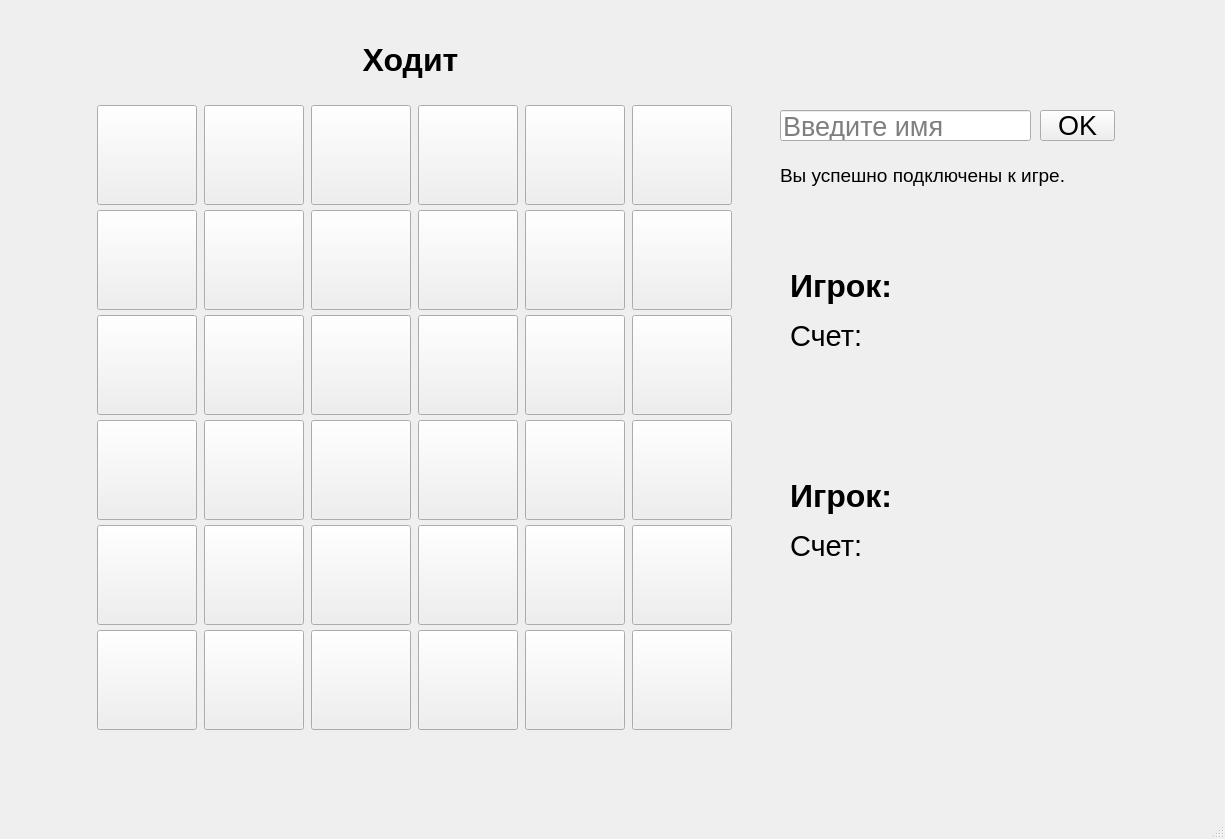
<?xml version="1.0" encoding="UTF-8"?>
<ui version="4.0">
 <class>MainWindow</class>
 <widget class="QMainWindow" name="MainWindow">
  <property name="geometry">
   <rect>
    <x>0</x>
    <y>0</y>
    <width>1225</width>
    <height>839</height>
   </rect>
  </property>
  <property name="baseSize">
   <size>
    <width>100</width>
    <height>100</height>
   </size>
  </property>
  <property name="windowTitle">
   <string>MainWindow</string>
  </property>
  <property name="styleSheet">
   <string notr="true"/>
  </property>
  <widget class="QWidget" name="centralwidget">
   <widget class="QWidget" name="gridLayoutWidget">
    <property name="geometry">
     <rect>
      <x>90</x>
      <y>100</y>
      <width>651</width>
      <height>641</height>
     </rect>
    </property>
    <layout class="QGridLayout" name="gridLayout">
     <property name="spacing">
      <number>0</number>
     </property>
     <item row="2" column="3">
      <widget class="QPushButton" name="pushButton_21">
       <property name="sizePolicy">
        <sizepolicy hsizetype="Fixed" vsizetype="Fixed">
         <horstretch>0</horstretch>
         <verstretch>0</verstretch>
        </sizepolicy>
       </property>
       <property name="minimumSize">
        <size>
         <width>100</width>
         <height>100</height>
        </size>
       </property>
       <property name="baseSize">
        <size>
         <width>100</width>
         <height>100</height>
        </size>
       </property>
       <property name="cursor">
        <cursorShape>PointingHandCursor</cursorShape>
       </property>
       <property name="text">
        <string/>
       </property>
      </widget>
     </item>
     <item row="5" column="1">
      <widget class="QPushButton" name="pushButton_12">
       <property name="sizePolicy">
        <sizepolicy hsizetype="Fixed" vsizetype="Fixed">
         <horstretch>0</horstretch>
         <verstretch>0</verstretch>
        </sizepolicy>
       </property>
       <property name="minimumSize">
        <size>
         <width>100</width>
         <height>100</height>
        </size>
       </property>
       <property name="baseSize">
        <size>
         <width>100</width>
         <height>100</height>
        </size>
       </property>
       <property name="cursor">
        <cursorShape>PointingHandCursor</cursorShape>
       </property>
       <property name="text">
        <string/>
       </property>
      </widget>
     </item>
     <item row="1" column="2">
      <widget class="QPushButton" name="pushButton_14">
       <property name="sizePolicy">
        <sizepolicy hsizetype="Fixed" vsizetype="Fixed">
         <horstretch>0</horstretch>
         <verstretch>0</verstretch>
        </sizepolicy>
       </property>
       <property name="minimumSize">
        <size>
         <width>100</width>
         <height>100</height>
        </size>
       </property>
       <property name="baseSize">
        <size>
         <width>100</width>
         <height>100</height>
        </size>
       </property>
       <property name="cursor">
        <cursorShape>PointingHandCursor</cursorShape>
       </property>
       <property name="text">
        <string/>
       </property>
      </widget>
     </item>
     <item row="0" column="0">
      <widget class="QPushButton" name="pushButton_1">
       <property name="sizePolicy">
        <sizepolicy hsizetype="Fixed" vsizetype="Fixed">
         <horstretch>0</horstretch>
         <verstretch>0</verstretch>
        </sizepolicy>
       </property>
       <property name="minimumSize">
        <size>
         <width>100</width>
         <height>100</height>
        </size>
       </property>
       <property name="baseSize">
        <size>
         <width>100</width>
         <height>100</height>
        </size>
       </property>
       <property name="cursor">
        <cursorShape>PointingHandCursor</cursorShape>
       </property>
       <property name="text">
        <string/>
       </property>
      </widget>
     </item>
     <item row="0" column="2">
      <widget class="QPushButton" name="pushButton_13">
       <property name="sizePolicy">
        <sizepolicy hsizetype="Fixed" vsizetype="Fixed">
         <horstretch>0</horstretch>
         <verstretch>0</verstretch>
        </sizepolicy>
       </property>
       <property name="minimumSize">
        <size>
         <width>100</width>
         <height>100</height>
        </size>
       </property>
       <property name="baseSize">
        <size>
         <width>100</width>
         <height>100</height>
        </size>
       </property>
       <property name="cursor">
        <cursorShape>PointingHandCursor</cursorShape>
       </property>
       <property name="text">
        <string/>
       </property>
      </widget>
     </item>
     <item row="1" column="4">
      <widget class="QPushButton" name="pushButton_26">
       <property name="sizePolicy">
        <sizepolicy hsizetype="Fixed" vsizetype="Fixed">
         <horstretch>0</horstretch>
         <verstretch>0</verstretch>
        </sizepolicy>
       </property>
       <property name="minimumSize">
        <size>
         <width>100</width>
         <height>100</height>
        </size>
       </property>
       <property name="baseSize">
        <size>
         <width>100</width>
         <height>100</height>
        </size>
       </property>
       <property name="cursor">
        <cursorShape>PointingHandCursor</cursorShape>
       </property>
       <property name="text">
        <string/>
       </property>
      </widget>
     </item>
     <item row="4" column="3">
      <widget class="QPushButton" name="pushButton_23">
       <property name="sizePolicy">
        <sizepolicy hsizetype="Fixed" vsizetype="Fixed">
         <horstretch>0</horstretch>
         <verstretch>0</verstretch>
        </sizepolicy>
       </property>
       <property name="minimumSize">
        <size>
         <width>100</width>
         <height>100</height>
        </size>
       </property>
       <property name="baseSize">
        <size>
         <width>100</width>
         <height>100</height>
        </size>
       </property>
       <property name="cursor">
        <cursorShape>PointingHandCursor</cursorShape>
       </property>
       <property name="text">
        <string/>
       </property>
      </widget>
     </item>
     <item row="5" column="2">
      <widget class="QPushButton" name="pushButton_18">
       <property name="sizePolicy">
        <sizepolicy hsizetype="Fixed" vsizetype="Fixed">
         <horstretch>0</horstretch>
         <verstretch>0</verstretch>
        </sizepolicy>
       </property>
       <property name="minimumSize">
        <size>
         <width>100</width>
         <height>100</height>
        </size>
       </property>
       <property name="baseSize">
        <size>
         <width>100</width>
         <height>100</height>
        </size>
       </property>
       <property name="cursor">
        <cursorShape>PointingHandCursor</cursorShape>
       </property>
       <property name="text">
        <string/>
       </property>
      </widget>
     </item>
     <item row="2" column="5">
      <widget class="QPushButton" name="pushButton_33">
       <property name="sizePolicy">
        <sizepolicy hsizetype="Fixed" vsizetype="Fixed">
         <horstretch>0</horstretch>
         <verstretch>0</verstretch>
        </sizepolicy>
       </property>
       <property name="minimumSize">
        <size>
         <width>100</width>
         <height>100</height>
        </size>
       </property>
       <property name="baseSize">
        <size>
         <width>100</width>
         <height>100</height>
        </size>
       </property>
       <property name="cursor">
        <cursorShape>PointingHandCursor</cursorShape>
       </property>
       <property name="text">
        <string/>
       </property>
      </widget>
     </item>
     <item row="4" column="2">
      <widget class="QPushButton" name="pushButton_17">
       <property name="sizePolicy">
        <sizepolicy hsizetype="Fixed" vsizetype="Fixed">
         <horstretch>0</horstretch>
         <verstretch>0</verstretch>
        </sizepolicy>
       </property>
       <property name="minimumSize">
        <size>
         <width>100</width>
         <height>100</height>
        </size>
       </property>
       <property name="baseSize">
        <size>
         <width>100</width>
         <height>100</height>
        </size>
       </property>
       <property name="cursor">
        <cursorShape>PointingHandCursor</cursorShape>
       </property>
       <property name="text">
        <string/>
       </property>
      </widget>
     </item>
     <item row="0" column="1">
      <widget class="QPushButton" name="pushButton_7">
       <property name="sizePolicy">
        <sizepolicy hsizetype="Fixed" vsizetype="Fixed">
         <horstretch>0</horstretch>
         <verstretch>0</verstretch>
        </sizepolicy>
       </property>
       <property name="minimumSize">
        <size>
         <width>100</width>
         <height>100</height>
        </size>
       </property>
       <property name="baseSize">
        <size>
         <width>100</width>
         <height>100</height>
        </size>
       </property>
       <property name="cursor">
        <cursorShape>PointingHandCursor</cursorShape>
       </property>
       <property name="text">
        <string/>
       </property>
      </widget>
     </item>
     <item row="2" column="1">
      <widget class="QPushButton" name="pushButton_9">
       <property name="sizePolicy">
        <sizepolicy hsizetype="Fixed" vsizetype="Fixed">
         <horstretch>0</horstretch>
         <verstretch>0</verstretch>
        </sizepolicy>
       </property>
       <property name="minimumSize">
        <size>
         <width>100</width>
         <height>100</height>
        </size>
       </property>
       <property name="baseSize">
        <size>
         <width>100</width>
         <height>100</height>
        </size>
       </property>
       <property name="cursor">
        <cursorShape>PointingHandCursor</cursorShape>
       </property>
       <property name="text">
        <string/>
       </property>
      </widget>
     </item>
     <item row="4" column="0">
      <widget class="QPushButton" name="pushButton_5">
       <property name="sizePolicy">
        <sizepolicy hsizetype="Fixed" vsizetype="Fixed">
         <horstretch>0</horstretch>
         <verstretch>0</verstretch>
        </sizepolicy>
       </property>
       <property name="minimumSize">
        <size>
         <width>100</width>
         <height>100</height>
        </size>
       </property>
       <property name="baseSize">
        <size>
         <width>100</width>
         <height>100</height>
        </size>
       </property>
       <property name="cursor">
        <cursorShape>PointingHandCursor</cursorShape>
       </property>
       <property name="text">
        <string/>
       </property>
      </widget>
     </item>
     <item row="5" column="5">
      <widget class="QPushButton" name="pushButton_36">
       <property name="sizePolicy">
        <sizepolicy hsizetype="Fixed" vsizetype="Fixed">
         <horstretch>0</horstretch>
         <verstretch>0</verstretch>
        </sizepolicy>
       </property>
       <property name="minimumSize">
        <size>
         <width>100</width>
         <height>100</height>
        </size>
       </property>
       <property name="baseSize">
        <size>
         <width>100</width>
         <height>100</height>
        </size>
       </property>
       <property name="cursor">
        <cursorShape>PointingHandCursor</cursorShape>
       </property>
       <property name="text">
        <string/>
       </property>
      </widget>
     </item>
     <item row="5" column="3">
      <widget class="QPushButton" name="pushButton_24">
       <property name="sizePolicy">
        <sizepolicy hsizetype="Fixed" vsizetype="Fixed">
         <horstretch>0</horstretch>
         <verstretch>0</verstretch>
        </sizepolicy>
       </property>
       <property name="minimumSize">
        <size>
         <width>100</width>
         <height>100</height>
        </size>
       </property>
       <property name="baseSize">
        <size>
         <width>100</width>
         <height>100</height>
        </size>
       </property>
       <property name="cursor">
        <cursorShape>PointingHandCursor</cursorShape>
       </property>
       <property name="text">
        <string/>
       </property>
      </widget>
     </item>
     <item row="1" column="0">
      <widget class="QPushButton" name="pushButton_2">
       <property name="sizePolicy">
        <sizepolicy hsizetype="Fixed" vsizetype="Fixed">
         <horstretch>0</horstretch>
         <verstretch>0</verstretch>
        </sizepolicy>
       </property>
       <property name="minimumSize">
        <size>
         <width>100</width>
         <height>100</height>
        </size>
       </property>
       <property name="baseSize">
        <size>
         <width>100</width>
         <height>100</height>
        </size>
       </property>
       <property name="cursor">
        <cursorShape>PointingHandCursor</cursorShape>
       </property>
       <property name="text">
        <string/>
       </property>
      </widget>
     </item>
     <item row="4" column="1">
      <widget class="QPushButton" name="pushButton_11">
       <property name="sizePolicy">
        <sizepolicy hsizetype="Fixed" vsizetype="Fixed">
         <horstretch>0</horstretch>
         <verstretch>0</verstretch>
        </sizepolicy>
       </property>
       <property name="minimumSize">
        <size>
         <width>100</width>
         <height>100</height>
        </size>
       </property>
       <property name="baseSize">
        <size>
         <width>100</width>
         <height>100</height>
        </size>
       </property>
       <property name="cursor">
        <cursorShape>PointingHandCursor</cursorShape>
       </property>
       <property name="text">
        <string/>
       </property>
      </widget>
     </item>
     <item row="3" column="3">
      <widget class="QPushButton" name="pushButton_22">
       <property name="sizePolicy">
        <sizepolicy hsizetype="Fixed" vsizetype="Fixed">
         <horstretch>0</horstretch>
         <verstretch>0</verstretch>
        </sizepolicy>
       </property>
       <property name="minimumSize">
        <size>
         <width>100</width>
         <height>100</height>
        </size>
       </property>
       <property name="baseSize">
        <size>
         <width>100</width>
         <height>100</height>
        </size>
       </property>
       <property name="cursor">
        <cursorShape>PointingHandCursor</cursorShape>
       </property>
       <property name="text">
        <string/>
       </property>
      </widget>
     </item>
     <item row="1" column="5">
      <widget class="QPushButton" name="pushButton_32">
       <property name="sizePolicy">
        <sizepolicy hsizetype="Fixed" vsizetype="Fixed">
         <horstretch>0</horstretch>
         <verstretch>0</verstretch>
        </sizepolicy>
       </property>
       <property name="minimumSize">
        <size>
         <width>100</width>
         <height>100</height>
        </size>
       </property>
       <property name="baseSize">
        <size>
         <width>100</width>
         <height>100</height>
        </size>
       </property>
       <property name="cursor">
        <cursorShape>PointingHandCursor</cursorShape>
       </property>
       <property name="text">
        <string/>
       </property>
      </widget>
     </item>
     <item row="3" column="1">
      <widget class="QPushButton" name="pushButton_10">
       <property name="sizePolicy">
        <sizepolicy hsizetype="Fixed" vsizetype="Fixed">
         <horstretch>0</horstretch>
         <verstretch>0</verstretch>
        </sizepolicy>
       </property>
       <property name="minimumSize">
        <size>
         <width>100</width>
         <height>100</height>
        </size>
       </property>
       <property name="baseSize">
        <size>
         <width>100</width>
         <height>100</height>
        </size>
       </property>
       <property name="cursor">
        <cursorShape>PointingHandCursor</cursorShape>
       </property>
       <property name="text">
        <string/>
       </property>
      </widget>
     </item>
     <item row="2" column="2">
      <widget class="QPushButton" name="pushButton_15">
       <property name="sizePolicy">
        <sizepolicy hsizetype="Fixed" vsizetype="Fixed">
         <horstretch>0</horstretch>
         <verstretch>0</verstretch>
        </sizepolicy>
       </property>
       <property name="minimumSize">
        <size>
         <width>100</width>
         <height>100</height>
        </size>
       </property>
       <property name="baseSize">
        <size>
         <width>100</width>
         <height>100</height>
        </size>
       </property>
       <property name="cursor">
        <cursorShape>PointingHandCursor</cursorShape>
       </property>
       <property name="text">
        <string/>
       </property>
      </widget>
     </item>
     <item row="2" column="4">
      <widget class="QPushButton" name="pushButton_27">
       <property name="sizePolicy">
        <sizepolicy hsizetype="Fixed" vsizetype="Fixed">
         <horstretch>0</horstretch>
         <verstretch>0</verstretch>
        </sizepolicy>
       </property>
       <property name="minimumSize">
        <size>
         <width>100</width>
         <height>100</height>
        </size>
       </property>
       <property name="baseSize">
        <size>
         <width>100</width>
         <height>100</height>
        </size>
       </property>
       <property name="cursor">
        <cursorShape>PointingHandCursor</cursorShape>
       </property>
       <property name="text">
        <string/>
       </property>
      </widget>
     </item>
     <item row="1" column="1">
      <widget class="QPushButton" name="pushButton_8">
       <property name="sizePolicy">
        <sizepolicy hsizetype="Fixed" vsizetype="Fixed">
         <horstretch>0</horstretch>
         <verstretch>0</verstretch>
        </sizepolicy>
       </property>
       <property name="minimumSize">
        <size>
         <width>100</width>
         <height>100</height>
        </size>
       </property>
       <property name="baseSize">
        <size>
         <width>100</width>
         <height>100</height>
        </size>
       </property>
       <property name="cursor">
        <cursorShape>PointingHandCursor</cursorShape>
       </property>
       <property name="text">
        <string/>
       </property>
      </widget>
     </item>
     <item row="0" column="5">
      <widget class="QPushButton" name="pushButton_31">
       <property name="sizePolicy">
        <sizepolicy hsizetype="Fixed" vsizetype="Fixed">
         <horstretch>0</horstretch>
         <verstretch>0</verstretch>
        </sizepolicy>
       </property>
       <property name="minimumSize">
        <size>
         <width>100</width>
         <height>100</height>
        </size>
       </property>
       <property name="baseSize">
        <size>
         <width>100</width>
         <height>100</height>
        </size>
       </property>
       <property name="cursor">
        <cursorShape>PointingHandCursor</cursorShape>
       </property>
       <property name="text">
        <string/>
       </property>
      </widget>
     </item>
     <item row="4" column="5">
      <widget class="QPushButton" name="pushButton_35">
       <property name="sizePolicy">
        <sizepolicy hsizetype="Fixed" vsizetype="Fixed">
         <horstretch>0</horstretch>
         <verstretch>0</verstretch>
        </sizepolicy>
       </property>
       <property name="minimumSize">
        <size>
         <width>100</width>
         <height>100</height>
        </size>
       </property>
       <property name="baseSize">
        <size>
         <width>100</width>
         <height>100</height>
        </size>
       </property>
       <property name="cursor">
        <cursorShape>PointingHandCursor</cursorShape>
       </property>
       <property name="text">
        <string/>
       </property>
      </widget>
     </item>
     <item row="3" column="5">
      <widget class="QPushButton" name="pushButton_34">
       <property name="sizePolicy">
        <sizepolicy hsizetype="Fixed" vsizetype="Fixed">
         <horstretch>0</horstretch>
         <verstretch>0</verstretch>
        </sizepolicy>
       </property>
       <property name="minimumSize">
        <size>
         <width>100</width>
         <height>100</height>
        </size>
       </property>
       <property name="baseSize">
        <size>
         <width>100</width>
         <height>100</height>
        </size>
       </property>
       <property name="cursor">
        <cursorShape>PointingHandCursor</cursorShape>
       </property>
       <property name="text">
        <string/>
       </property>
      </widget>
     </item>
     <item row="5" column="0">
      <widget class="QPushButton" name="pushButton_6">
       <property name="sizePolicy">
        <sizepolicy hsizetype="Fixed" vsizetype="Fixed">
         <horstretch>0</horstretch>
         <verstretch>0</verstretch>
        </sizepolicy>
       </property>
       <property name="minimumSize">
        <size>
         <width>100</width>
         <height>100</height>
        </size>
       </property>
       <property name="baseSize">
        <size>
         <width>100</width>
         <height>100</height>
        </size>
       </property>
       <property name="cursor">
        <cursorShape>PointingHandCursor</cursorShape>
       </property>
       <property name="text">
        <string/>
       </property>
      </widget>
     </item>
     <item row="3" column="4">
      <widget class="QPushButton" name="pushButton_28">
       <property name="sizePolicy">
        <sizepolicy hsizetype="Fixed" vsizetype="Fixed">
         <horstretch>0</horstretch>
         <verstretch>0</verstretch>
        </sizepolicy>
       </property>
       <property name="minimumSize">
        <size>
         <width>100</width>
         <height>100</height>
        </size>
       </property>
       <property name="baseSize">
        <size>
         <width>100</width>
         <height>100</height>
        </size>
       </property>
       <property name="cursor">
        <cursorShape>PointingHandCursor</cursorShape>
       </property>
       <property name="text">
        <string/>
       </property>
      </widget>
     </item>
     <item row="3" column="0">
      <widget class="QPushButton" name="pushButton_4">
       <property name="sizePolicy">
        <sizepolicy hsizetype="Fixed" vsizetype="Fixed">
         <horstretch>0</horstretch>
         <verstretch>0</verstretch>
        </sizepolicy>
       </property>
       <property name="minimumSize">
        <size>
         <width>100</width>
         <height>100</height>
        </size>
       </property>
       <property name="baseSize">
        <size>
         <width>100</width>
         <height>100</height>
        </size>
       </property>
       <property name="cursor">
        <cursorShape>PointingHandCursor</cursorShape>
       </property>
       <property name="text">
        <string/>
       </property>
      </widget>
     </item>
     <item row="3" column="2">
      <widget class="QPushButton" name="pushButton_16">
       <property name="sizePolicy">
        <sizepolicy hsizetype="Fixed" vsizetype="Fixed">
         <horstretch>0</horstretch>
         <verstretch>0</verstretch>
        </sizepolicy>
       </property>
       <property name="minimumSize">
        <size>
         <width>100</width>
         <height>100</height>
        </size>
       </property>
       <property name="baseSize">
        <size>
         <width>100</width>
         <height>100</height>
        </size>
       </property>
       <property name="cursor">
        <cursorShape>PointingHandCursor</cursorShape>
       </property>
       <property name="text">
        <string/>
       </property>
      </widget>
     </item>
     <item row="2" column="0">
      <widget class="QPushButton" name="pushButton_3">
       <property name="sizePolicy">
        <sizepolicy hsizetype="Fixed" vsizetype="Fixed">
         <horstretch>0</horstretch>
         <verstretch>0</verstretch>
        </sizepolicy>
       </property>
       <property name="minimumSize">
        <size>
         <width>100</width>
         <height>100</height>
        </size>
       </property>
       <property name="baseSize">
        <size>
         <width>100</width>
         <height>100</height>
        </size>
       </property>
       <property name="cursor">
        <cursorShape>PointingHandCursor</cursorShape>
       </property>
       <property name="text">
        <string/>
       </property>
      </widget>
     </item>
     <item row="0" column="3">
      <widget class="QPushButton" name="pushButton_19">
       <property name="sizePolicy">
        <sizepolicy hsizetype="Fixed" vsizetype="Fixed">
         <horstretch>0</horstretch>
         <verstretch>0</verstretch>
        </sizepolicy>
       </property>
       <property name="minimumSize">
        <size>
         <width>100</width>
         <height>100</height>
        </size>
       </property>
       <property name="baseSize">
        <size>
         <width>100</width>
         <height>100</height>
        </size>
       </property>
       <property name="cursor">
        <cursorShape>PointingHandCursor</cursorShape>
       </property>
       <property name="text">
        <string/>
       </property>
      </widget>
     </item>
     <item row="1" column="3">
      <widget class="QPushButton" name="pushButton_20">
       <property name="sizePolicy">
        <sizepolicy hsizetype="Fixed" vsizetype="Fixed">
         <horstretch>0</horstretch>
         <verstretch>0</verstretch>
        </sizepolicy>
       </property>
       <property name="minimumSize">
        <size>
         <width>100</width>
         <height>100</height>
        </size>
       </property>
       <property name="baseSize">
        <size>
         <width>100</width>
         <height>100</height>
        </size>
       </property>
       <property name="cursor">
        <cursorShape>PointingHandCursor</cursorShape>
       </property>
       <property name="text">
        <string/>
       </property>
      </widget>
     </item>
     <item row="4" column="4">
      <widget class="QPushButton" name="pushButton_29">
       <property name="sizePolicy">
        <sizepolicy hsizetype="Fixed" vsizetype="Fixed">
         <horstretch>0</horstretch>
         <verstretch>0</verstretch>
        </sizepolicy>
       </property>
       <property name="minimumSize">
        <size>
         <width>100</width>
         <height>100</height>
        </size>
       </property>
       <property name="baseSize">
        <size>
         <width>100</width>
         <height>100</height>
        </size>
       </property>
       <property name="cursor">
        <cursorShape>PointingHandCursor</cursorShape>
       </property>
       <property name="text">
        <string/>
       </property>
      </widget>
     </item>
     <item row="5" column="4">
      <widget class="QPushButton" name="pushButton_30">
       <property name="sizePolicy">
        <sizepolicy hsizetype="Fixed" vsizetype="Fixed">
         <horstretch>0</horstretch>
         <verstretch>0</verstretch>
        </sizepolicy>
       </property>
       <property name="minimumSize">
        <size>
         <width>100</width>
         <height>100</height>
        </size>
       </property>
       <property name="baseSize">
        <size>
         <width>100</width>
         <height>100</height>
        </size>
       </property>
       <property name="cursor">
        <cursorShape>PointingHandCursor</cursorShape>
       </property>
       <property name="text">
        <string/>
       </property>
      </widget>
     </item>
     <item row="0" column="4">
      <widget class="QPushButton" name="pushButton_25">
       <property name="sizePolicy">
        <sizepolicy hsizetype="Fixed" vsizetype="Fixed">
         <horstretch>0</horstretch>
         <verstretch>0</verstretch>
        </sizepolicy>
       </property>
       <property name="minimumSize">
        <size>
         <width>100</width>
         <height>100</height>
        </size>
       </property>
       <property name="baseSize">
        <size>
         <width>100</width>
         <height>100</height>
        </size>
       </property>
       <property name="cursor">
        <cursorShape>PointingHandCursor</cursorShape>
       </property>
       <property name="text">
        <string/>
       </property>
      </widget>
     </item>
    </layout>
   </widget>
   <widget class="QLabel" name="player_1">
    <property name="geometry">
     <rect>
      <x>790</x>
      <y>260</y>
      <width>351</width>
      <height>51</height>
     </rect>
    </property>
    <property name="font">
     <font>
      <pointsize>24</pointsize>
      <bold>true</bold>
     </font>
    </property>
    <property name="text">
     <string>Игрок:  </string>
    </property>
   </widget>
   <widget class="QLabel" name="label">
    <property name="geometry">
     <rect>
      <x>790</x>
      <y>320</y>
      <width>151</width>
      <height>31</height>
     </rect>
    </property>
    <property name="font">
     <font>
      <pointsize>22</pointsize>
     </font>
    </property>
    <property name="text">
     <string>Счет:  </string>
    </property>
   </widget>
   <widget class="QLabel" name="player_2">
    <property name="geometry">
     <rect>
      <x>790</x>
      <y>470</y>
      <width>351</width>
      <height>51</height>
     </rect>
    </property>
    <property name="font">
     <font>
      <pointsize>24</pointsize>
      <bold>true</bold>
     </font>
    </property>
    <property name="text">
     <string>Игрок:  </string>
    </property>
   </widget>
   <widget class="QLabel" name="label_2">
    <property name="geometry">
     <rect>
      <x>790</x>
      <y>530</y>
      <width>151</width>
      <height>31</height>
     </rect>
    </property>
    <property name="font">
     <font>
      <pointsize>22</pointsize>
     </font>
    </property>
    <property name="text">
     <string>Счет:  </string>
    </property>
   </widget>
   <widget class="QLineEdit" name="lineEdit">
    <property name="geometry">
     <rect>
      <x>780</x>
      <y>110</y>
      <width>251</width>
      <height>31</height>
     </rect>
    </property>
    <property name="minimumSize">
     <size>
      <width>251</width>
      <height>30</height>
     </size>
    </property>
    <property name="baseSize">
     <size>
      <width>251</width>
      <height>30</height>
     </size>
    </property>
    <property name="font">
     <font>
      <pointsize>20</pointsize>
     </font>
    </property>
    <property name="placeholderText">
     <string>Введите имя</string>
    </property>
   </widget>
   <widget class="QPushButton" name="pushButton">
    <property name="geometry">
     <rect>
      <x>1040</x>
      <y>110</y>
      <width>75</width>
      <height>31</height>
     </rect>
    </property>
    <property name="font">
     <font>
      <pointsize>20</pointsize>
      <bold>false</bold>
     </font>
    </property>
    <property name="cursor">
     <cursorShape>PointingHandCursor</cursorShape>
    </property>
    <property name="text">
     <string>OK</string>
    </property>
   </widget>
   <widget class="QLabel" name="label_3">
    <property name="geometry">
     <rect>
      <x>780</x>
      <y>160</y>
      <width>341</width>
      <height>31</height>
     </rect>
    </property>
    <property name="font">
     <font>
      <pointsize>14</pointsize>
     </font>
    </property>
    <property name="text">
     <string>Вы успешно подключены к игре.</string>
    </property>
   </widget>
   <widget class="QLabel" name="label_4">
    <property name="geometry">
     <rect>
      <x>100</x>
      <y>39</y>
      <width>621</width>
      <height>41</height>
     </rect>
    </property>
    <property name="font">
     <font>
      <pointsize>24</pointsize>
      <bold>true</bold>
     </font>
    </property>
    <property name="styleSheet">
     <string notr="true">background-color: rgb(240,238,240);
QLabel:rgb(33, 31, 46);
QPushBotton::
{background:rgb(217,210,234)
};</string>
    </property>
    <property name="text">
     <string>Ходит</string>
    </property>
    <property name="alignment">
     <set>Qt::AlignCenter</set>
    </property>
   </widget>
  </widget>
  <widget class="QStatusBar" name="statusbar"/>
 </widget>
 <resources/>
 <connections/>
</ui>
